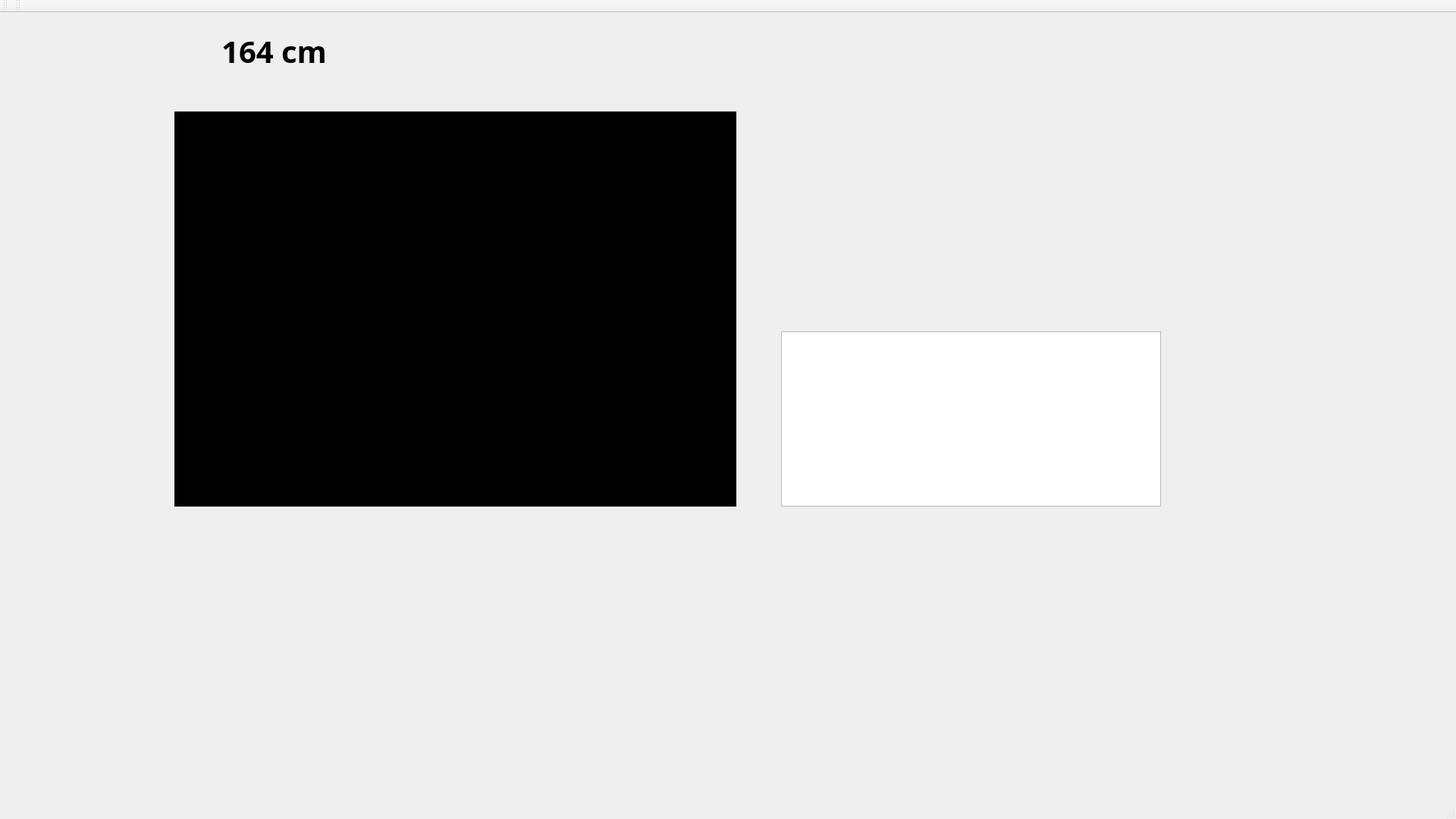
<?xml version="1.0" encoding="UTF-8"?>
<ui version="4.0">
 <class>MainWindow</class>
 <widget class="QMainWindow" name="MainWindow">
  <property name="geometry">
   <rect>
    <x>0</x>
    <y>0</y>
    <width>1920</width>
    <height>1080</height>
   </rect>
  </property>
  <property name="windowTitle">
   <string>MainWindow</string>
  </property>
  <property name="autoFillBackground">
   <bool>false</bool>
  </property>
  <property name="styleSheet">
   <string notr="true"/>
  </property>
  <widget class="QWidget" name="centralWidget">
   <widget class="QCustomPlot" name="distancePlot" native="true">
    <property name="geometry">
     <rect>
      <x>230</x>
      <y>130</y>
      <width>741</width>
      <height>521</height>
     </rect>
    </property>
    <property name="styleSheet">
     <string notr="true">#distancePlot {
background-color: black
}</string>
    </property>
   </widget>
   <widget class="QLabel" name="distanceLabel">
    <property name="geometry">
     <rect>
      <x>220</x>
      <y>20</y>
      <width>211</width>
      <height>61</height>
     </rect>
    </property>
    <property name="font">
     <font>
      <family>Droid Sans</family>
      <pointsize>30</pointsize>
      <weight>75</weight>
      <bold>true</bold>
     </font>
    </property>
    <property name="text">
     <string>164 cm</string>
    </property>
    <property name="alignment">
     <set>Qt::AlignRight|Qt::AlignTrailing|Qt::AlignVCenter</set>
    </property>
   </widget>
   <widget class="QPlainTextEdit" name="consoleLog">
    <property name="geometry">
     <rect>
      <x>1030</x>
      <y>420</y>
      <width>501</width>
      <height>231</height>
     </rect>
    </property>
    <property name="verticalScrollBarPolicy">
     <enum>Qt::ScrollBarAlwaysOff</enum>
    </property>
    <property name="horizontalScrollBarPolicy">
     <enum>Qt::ScrollBarAlwaysOff</enum>
    </property>
   </widget>
  </widget>
  <widget class="QMenuBar" name="menuBar">
   <property name="geometry">
    <rect>
     <x>0</x>
     <y>0</y>
     <width>1920</width>
     <height>25</height>
    </rect>
   </property>
  </widget>
  <widget class="QToolBar" name="mainToolBar">
   <attribute name="toolBarArea">
    <enum>TopToolBarArea</enum>
   </attribute>
   <attribute name="toolBarBreak">
    <bool>false</bool>
   </attribute>
  </widget>
  <widget class="QStatusBar" name="statusBar"/>
  <widget class="QToolBar" name="toolBar">
   <property name="windowTitle">
    <string>toolBar</string>
   </property>
   <attribute name="toolBarArea">
    <enum>TopToolBarArea</enum>
   </attribute>
   <attribute name="toolBarBreak">
    <bool>false</bool>
   </attribute>
  </widget>
 </widget>
 <layoutdefault spacing="6" margin="11"/>
 <customwidgets>
  <customwidget>
   <class>QCustomPlot</class>
   <extends>QWidget</extends>
   <header>qcustomplot.h</header>
   <container>1</container>
  </customwidget>
 </customwidgets>
 <resources/>
 <connections/>
</ui>
